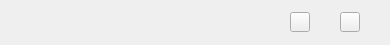
                 <widget class="QWidget" name="widget_opengl_title" native="true">
                  <property name="sizePolicy">
                   <sizepolicy hsizetype="Preferred" vsizetype="Preferred">
                    <horstretch>0</horstretch>
                    <verstretch>0</verstretch>
                   </sizepolicy>
                  </property>
                  <property name="minimumSize">
                   <size>
                    <width>350</width>
                    <height>45</height>
                   </size>
                  </property>
                  <property name="maximumSize">
                   <size>
                    <width>12121211</width>
                    <height>45</height>
                   </size>
                  </property>
                  <layout class="QHBoxLayout" name="horizontalLayout_7">
                   <property name="leftMargin">
                    <number>0</number>
                   </property>
                   <property name="topMargin">
                    <number>0</number>
                   </property>
                   <property name="rightMargin">
                    <number>0</number>
                   </property>
                   <property name="bottomMargin">
                    <number>0</number>
                   </property>
                   <item>
                    <layout class="QHBoxLayout" name="horizontalLayout_6">
                     <property name="spacing">
                      <number>0</number>
                     </property>
                     <item>
                      <spacer name="horizontalSpacer_7">
                       <property name="orientation">
                        <enum>Qt::Horizontal</enum>
                       </property>
                       <property name="sizeType">
                        <enum>QSizePolicy::Fixed</enum>
                       </property>
                       <property name="sizeHint" stdset="0">
                        <size>
                         <width>30</width>
                         <height>20</height>
                        </size>
                       </property>
                      </spacer>
                     </item>
                     <item>
                      <widget class="QLabel" name="label_current_time">
                       <property name="minimumSize">
                        <size>
                         <width>60</width>
                         <height>30</height>
                        </size>
                       </property>
                       <property name="maximumSize">
                        <size>
                         <width>60</width>
                         <height>30</height>
                        </size>
                       </property>
                       <property name="text">
                        <string/>
                       </property>
                      </widget>
                     </item>
                     <item>
                      <widget class="QLabel" name="label_playing_fullscreen">
                       <property name="sizePolicy">
                        <sizepolicy hsizetype="Fixed" vsizetype="Preferred">
                         <horstretch>0</horstretch>
                         <verstretch>0</verstretch>
                        </sizepolicy>
                       </property>
                       <property name="minimumSize">
                        <size>
                         <width>200</width>
                         <height>45</height>
                        </size>
                       </property>
                       <property name="maximumSize">
                        <size>
                         <width>200</width>
                         <height>45</height>
                        </size>
                       </property>
                       <property name="text">
                        <string/>
                       </property>
                      </widget>
                     </item>
                     <item>
                      <widget class="QPushButton" name="btn_min_fullscreen">
                       <property name="minimumSize">
                        <size>
                         <width>20</width>
                         <height>20</height>
                        </size>
                       </property>
                       <property name="maximumSize">
                        <size>
                         <width>20</width>
                         <height>20</height>
                        </size>
                       </property>
                       <property name="text">
                        <string/>
                       </property>
                      </widget>
                     </item>
                     <item>
                      <spacer name="horizontalSpacer_9">
                       <property name="orientation">
                        <enum>Qt::Horizontal</enum>
                       </property>
                       <property name="sizeType">
                        <enum>QSizePolicy::Fixed</enum>
                       </property>
                       <property name="sizeHint" stdset="0">
                        <size>
                         <width>30</width>
                         <height>20</height>
                        </size>
                       </property>
                      </spacer>
                     </item>
                     <item>
                      <widget class="QPushButton" name="btn_close_fullscreen">
                       <property name="maximumSize">
                        <size>
                         <width>20</width>
                         <height>20</height>
                        </size>
                       </property>
                       <property name="text">
                        <string/>
                       </property>
                      </widget>
                     </item>
                     <item>
                      <spacer name="horizontalSpacer_8">
                       <property name="orientation">
                        <enum>Qt::Horizontal</enum>
                       </property>
                       <property name="sizeType">
                        <enum>QSizePolicy::Fixed</enum>
                       </property>
                       <property name="sizeHint" stdset="0">
                        <size>
                         <width>30</width>
                         <height>20</height>
                        </size>
                       </property>
                      </spacer>
                     </item>
                    </layout>
                   </item>
                  </layout>
                 </widget>
